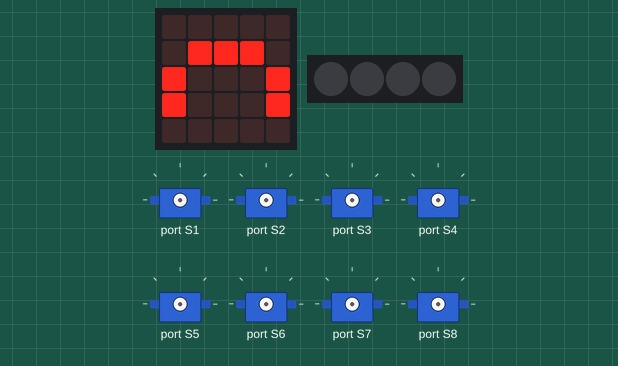
Recording of a program running on a simulated BBC micro:bit (MakeCode). Parts: the board's 5×5 LED display, 8 × servo, 4 RGB LEDs in strip order, left to right. Dim RGB values are drawn brighter than linear.

Above: at 0.1 s.
At 0.5 s:
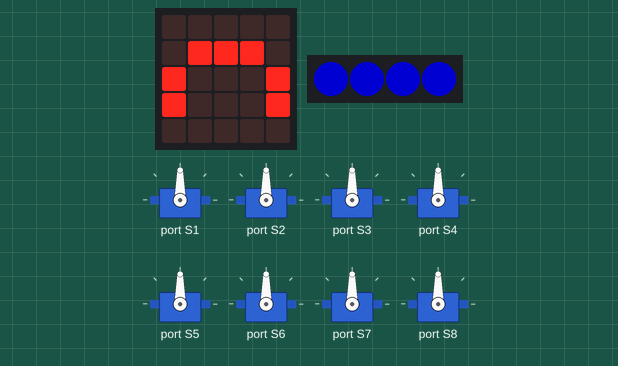
At 5.5 s:
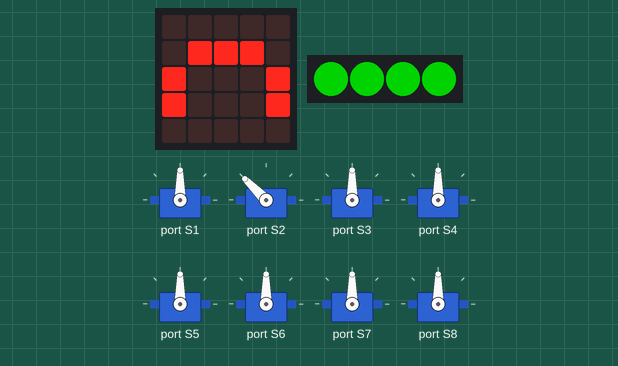
At 6.9 s:
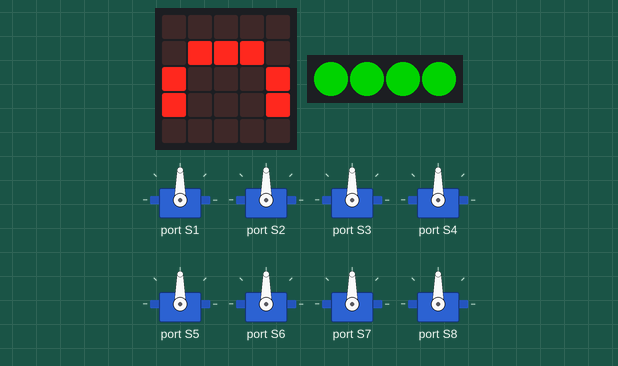
At 8.7 s:
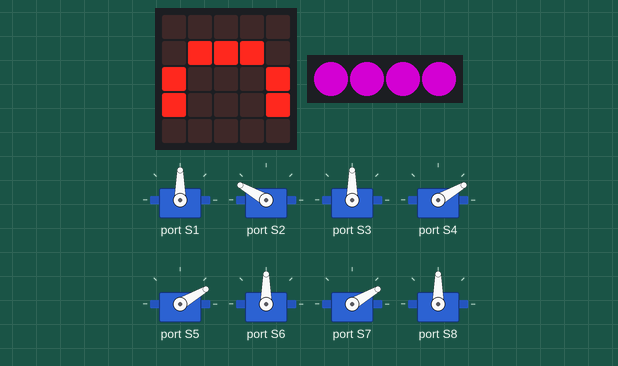
At 9.94 s:
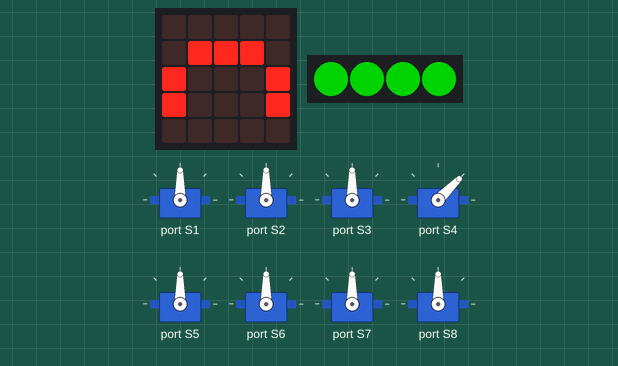
Timing chart, 0 to 40.0 s (numbered marks = the images above):
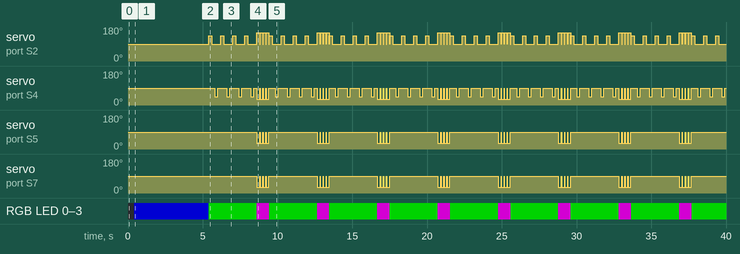

Measured:
- by itself, servo on port S5, servo on port S7: repeats every 4.0 s: 3 × (90° 0.02 s, 30° 0.18 s), 90° 3.2 s, 30° 0.20 s
- by itself, RGB LED 0–3: repeats every 4.0 s: RGB(0, 127, 0) 3.2 s, RGB(127, 0, 127) 0.83 s
- by itself, servo on port S4: repeats every 4.0 s: 3 × (90° 0.60 s, 45° 0.20 s), 90° 0.20 s, 30° 0.20 s, 3 × (90° 0.02 s, 30° 0.18 s), 90° 0.42 s, 45° 0.20 s
- by itself, servo on port S2: repeats every 4.0 s: 3 × (90° 0.60 s, 135° 0.20 s), 90° 0.60 s, 150° 0.20 s, 3 × (90° 0.02 s, 150° 0.18 s), 90° 0.02 s, 135° 0.20 s
- what the display in image 1 shows lasts 5.0 s, from 0.4 s to 5.4 s

The program:

main.ts
```typescript
function Baile1 () {
    robotbit.Servo(robotbit.Servos.S2, 135)
    basic.pause(200)
    robotbit.Servo(robotbit.Servos.S2, 90)
    basic.pause(200)
    robotbit.Servo(robotbit.Servos.S4, 45)
    basic.pause(200)
    robotbit.Servo(robotbit.Servos.S4, 90)
    basic.pause(200)
}
function Inicio () {
    robotbit.Servo(robotbit.Servos.S1, 90)
    robotbit.Servo(robotbit.Servos.S2, 90)
    robotbit.Servo(robotbit.Servos.S3, 90)
    robotbit.Servo(robotbit.Servos.S4, 90)
    robotbit.Servo(robotbit.Servos.S5, 90)
    robotbit.Servo(robotbit.Servos.S6, 90)
    robotbit.Servo(robotbit.Servos.S7, 90)
    robotbit.Servo(robotbit.Servos.S8, 90)
}
function Baile2 () {
    robotbit.Servo(robotbit.Servos.S2, 150)
    robotbit.Servo(robotbit.Servos.S4, 30)
    robotbit.Servo(robotbit.Servos.S7, 30)
    robotbit.Servo(robotbit.Servos.S5, 30)
    basic.pause(200)
    robotbit.Servo(robotbit.Servos.S2, 90)
    robotbit.Servo(robotbit.Servos.S4, 90)
    robotbit.Servo(robotbit.Servos.S7, 90)
    robotbit.Servo(robotbit.Servos.S5, 90)
}
basic.showLeds(`
    . . . . .
    . # # # .
    # . . . #
    # . . . #
    . . . . .
    `)
Inicio()
let strip = neopixel.create(DigitalPin.P16, 4, NeoPixelMode.RGB)
strip.showColor(neopixel.colors(NeoPixelColors.Blue))
basic.pause(5000)
basic.forever(function () {
    for (let index = 0; index < 4; index++) {
        strip.showColor(neopixel.colors(NeoPixelColors.Green))
        Baile1()
    }
    for (let index = 0; index < 4; index++) {
        strip.showColor(neopixel.colors(NeoPixelColors.Purple))
        Baile2()
    }
})
```

test.ts
```typescript
// aquí va el archivo "tests"; esto no se compilará cuando este paquete se utilice como una extensión.
```
